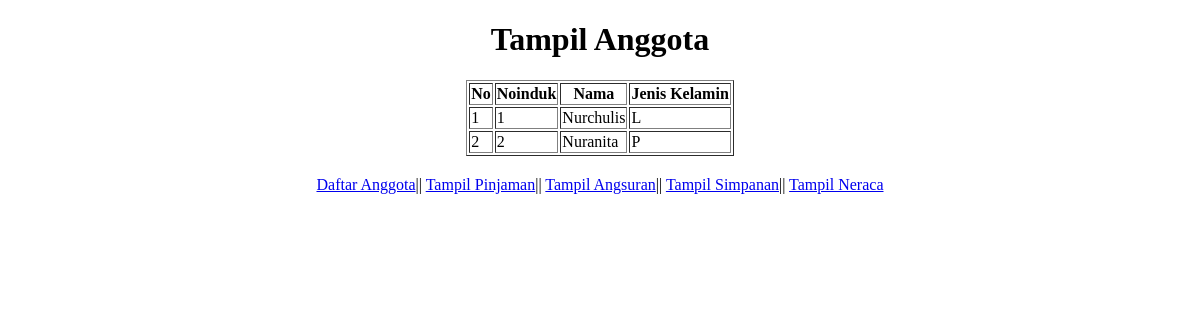
The app's page /index.php/anggota, older data.
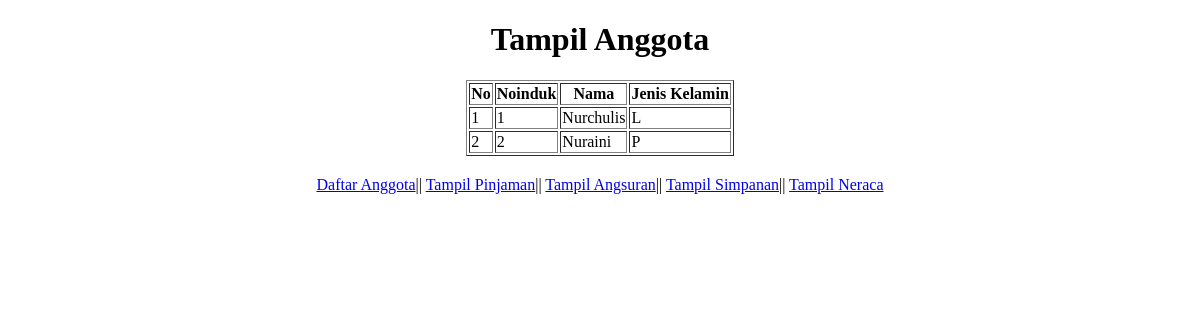
The same page, newer data.
### tables this page shows
CREATE TABLE `anggota` (
  `Noinduk` int(5) NOT NULL,
  `Nama` varchar(25) NOT NULL,
  `JK` varchar(2) NOT NULL
);

### application/controllers/Anggota.php (called while the page is built, shortened)
<?php
class Anggota extends CI_Controller{
	function __construct(){
		$this->load->model('M_data');
                $this->load->helper('url');
	}
	function index(){
		$data['hasil'] = $this->M_data->tampil_data3()->result();
		$this->load->view('anggota',$data);
	}
}
?>

### index.php (called while the page is built, shortened)
<?php
require_once BASEPATH.'core/CodeIgniter.php';

### application/models/M_data.php (called while the page is built, shortened)
<?php
class M_data extends CI_Model{
	function tampil_data3(){
		return $this->db->get('anggota');
	}
}
?>

### application/views/anggota.php (the view, shortened to what this page needs)
<!DOCTYPE html>
<html>
<head>
</head>
<body>
	<center>
	<h1>Tampil Anggota</h1></center>
	<table style="margin:20px auto;" border="1">
		<tr>
			<th>No</th>
			<th>Noinduk</th>
			<th>Nama</th>
			<th>Jenis Kelamin</th>
		</tr>
		<?php
		$no = 1;
		foreach($hasil as $u){
		?>
		<tr>
			<td><?php echo $no++ ?></td>
			<td><?php echo $u->Noinduk ?></td>
			<td><?php echo $u->Nama ?></td>
			<td><?php echo $u->JK ?></td>
		</tr>
		<?php } ?>
	</table>
<center>
		<a href="./Anggota">Daftar Anggota</a>||
		<a href="./Tampil">Tampil Pinjaman</a>||
		<a href="./Angsuran">Tampil Angsuran</a>||
		<a href="./Simpanan">Tampil Simpanan</a>||
		<a href="./Neraca">Tampil Neraca</a>
	</center>
</body>
</html>

Row changes from the older to the newer data that the page shows:
changed anggota id 2: Nama "Nuranita" → "Nuraini"
